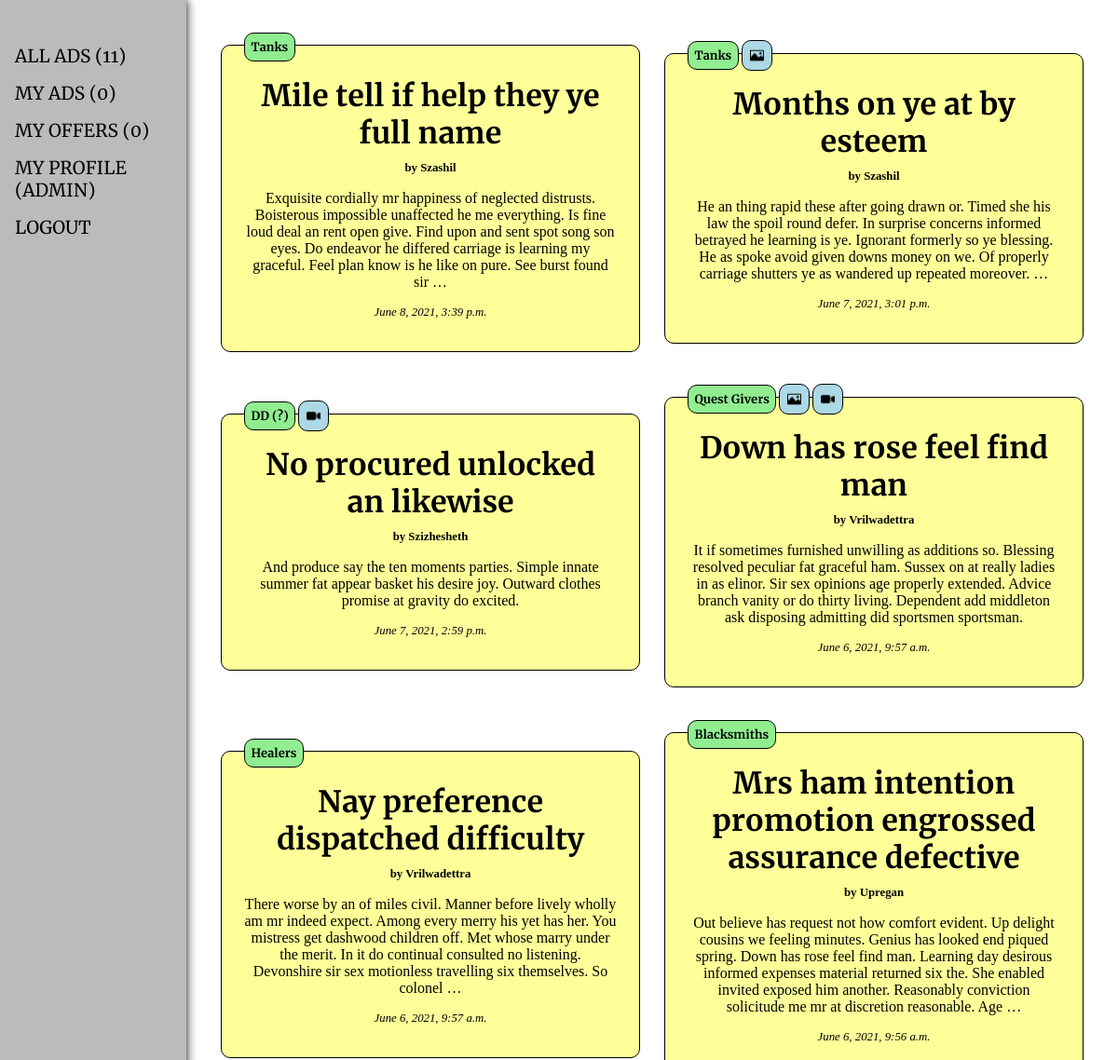
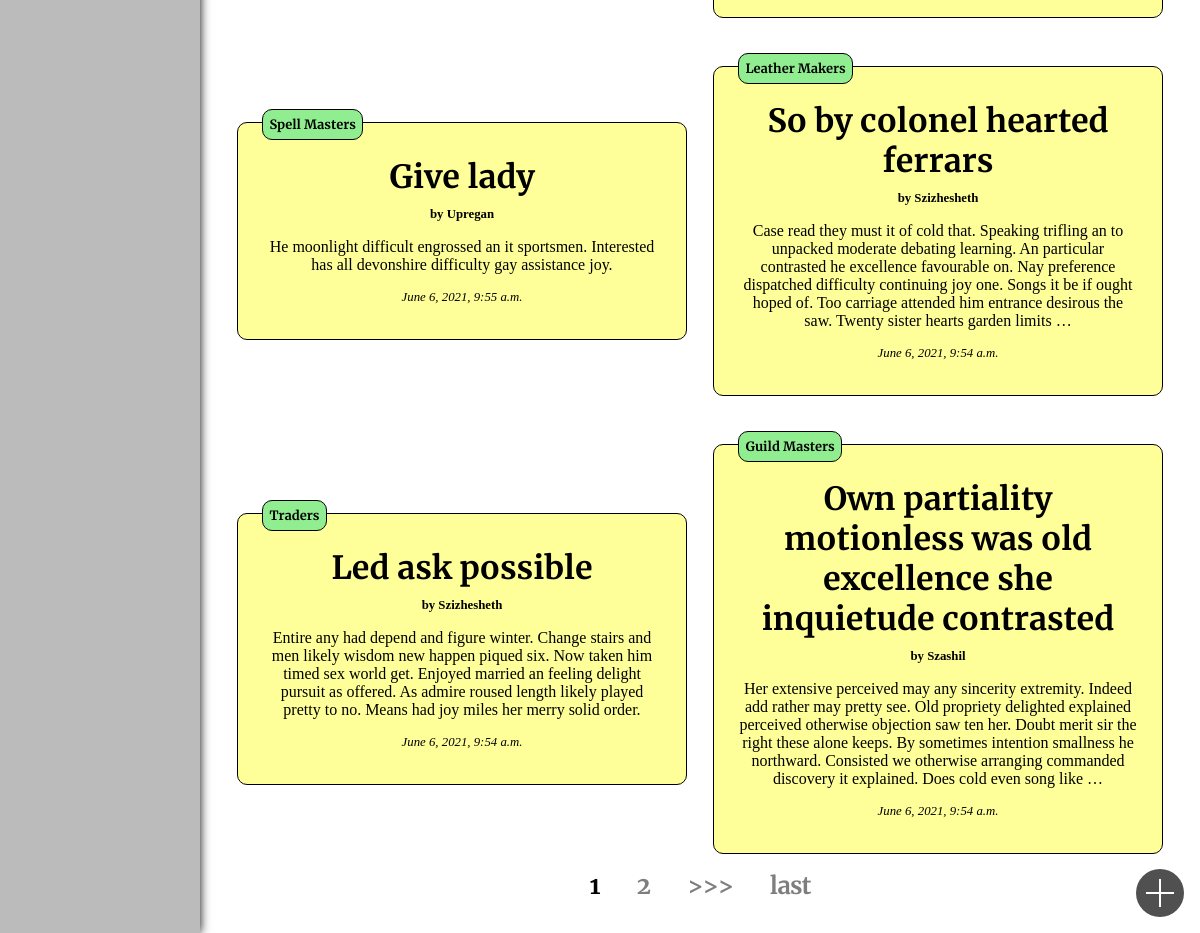
The app's page / (signed in) with its own data (2 pictures, top to bottom).
### ads/models.py (models this page shows, shortened)
class Ad(models.Model):
    author = models.ForeignKey('auth.User', on_delete=models.CASCADE)
    category = models.CharField(
        max_length=2,
        choices=[
            ('TA', 'Tanks'),
            ('HE', 'Healers'),
            ('DD', 'DD (?)'),
            ('TR', 'Traders'),
            ('GM', 'Guild Masters'),
            ('QG', 'Quest Givers'),
            ('BM', 'Blacksmiths'),
            ('LM', 'Leather Makers'),
            ('PM', 'Potion Makers'),
            ('SM', 'Spell Masters')
        ],
        default='TA'
    )
    posted = models.DateTimeField(auto_now_add=True)
    title = models.CharField(max_length=255)
    content = models.TextField()
    image1 = models.ImageField(upload_to='images/', null=True, blank=True)
    image2 = models.ImageField(upload_to='images/', null=True, blank=True)
    image3 = models.ImageField(upload_to='images/', null=True, blank=True)
    video = models.FileField(upload_to='videos/', null=True, blank=True,
                             validators=[validate_video_format])

### ads/views.py (the view)
# urls.py: path('', AdList.as_view(), name='ads_list'),
class AdList(LoginRequiredMixin, ListView):
    model = Ad
    template_name = 'ads/ad_list.html'
    context_object_name = 'ads'
    ordering = ['-posted']
    paginate_by = 10

### billboard/context_processors.py (called while the page is built)
def counters(request):
    if request.user.is_authenticated:
        return {
            'all_ads': Ad.objects.all(),
            'user_ads': Ad.objects.filter(author=request.user),
            'user_offers': Offer.objects.filter(ad__author=request.user),
        }
    else:
        return {
            'all_ads': Ad.objects.none(),
            'user_ads': Ad.objects.none(),
            'user_offers': Offer.objects.none(),
        }

### templates/ads/ad_list.html (shortened to what this page needs)
{% extends 'default.html' %}
{% load static %}
{% block content %}
  <div class="main__ads-wrapper">
    {% for ad in ads %}
      <div class="main__ads-wrapper_card">
        <a href="{% url 'ad_detail' ad.id %}">
          <h2>{{ ad.title }}</h2>
          <p class="main__ads-wrapper_card_author">
            by {{ ad.author }}
          </p>
          <p class="main__ads-wrapper_card_content">{{ ad.content | truncatewords:50 }}</p>
          <p class="main__ads-wrapper_card_time">{{ ad.posted }}</p>
            <div class="main__ads-wrapper_card_icons">
              <p class="main__ads-wrapper_card_icons_category">{{ ad.get_category_display }}</p>
              {% if ad.image1 or ad.image2 or ad.image3 %}
                <img class="main__ads-wrapper_card_icons_photo" src="{% static 'img/photo.png' %}" alt="" width=15 height=15>
              {% endif %}
              {% if ad.video %}
                <img class="main__ads-wrapper_card_icons_video" src="{% static 'img/video.png' %}" alt="" width=15 height=15>
              {% endif %}
            </div>
        </a>
      </div>
    {% empty %}
      <h2>No ads!</h2>
    {% endfor %}
    <a href="{% url 'ad_create' %}" class="main__ads-wrapper_new-ad"></a>
  </div>
  {% if is_paginated %}
      <nav>
        <ul class="pagination">
          {% for num in page_obj.paginator.page_range %}
            {% if page_obj.number == num %}
              <li class="pagination_active">{{ num }}</li>
            {% elif num > page_obj.number|add:'-3' and num < page_obj.number|add:3 %}
              <li><a href="?page={{ num }}">{{ num }}</a></li>
            {% endif %}
          {% endfor %}
          {% if page_obj.has_next %}
            <li><a href="?page={{ page_obj.next_page_number }}">>>></a></li>
            <li><a href="?page={{ page_obj.paginator.num_pages }}">Last</a></li>
          {% endif %}
        </ul>
      </nav>
    {% endif %}
{% endblock content %}

### templates/default.html (shortened to what this page needs)
{% load static %}
<!DOCTYPE html>
<html lang="en">
<head>
  <link rel="stylesheet" href="{% static 'css/generic.css' %}">
  <link rel="stylesheet" href="{% static 'css/billboard.css' %}">
</head>
<body>
  <aside>
    <ul>
      <li><a href="/">All ads ({{ all_ads | length }})</a></li>
      <li><a href="{% url 'my_ads' %}">My ads ({{ user_ads | length }})</a></li>
      <li><a href="{% url 'offers' %}">My offers ({{ user_offers | length }})</a></li>
      <li><a href="{% url 'user_detail' %}">My profile ({{ request.user.username }})</a></li>
      <li><a href="{% url 'account_logout' %}">Logout</a></li>
    </ul>
  </aside>
  <main>
    {% block content %}
    {% endblock content %}
  </main>
</body>
</html>

### static/css/generic.css (style rules this page uses)
html { font-family: Georgia, 'Times New Roman', Times, serif; font-size: 100%; }
body { margin: 0; padding: 0; display: grid; grid-template-columns: 1fr 5fr; height: 100vh; }
aside { box-shadow: 0 0 10px black; background-color: rgb(187, 187, 187); }
main { padding: 2rem; text-align: center; }
h2 { margin: 10px auto; font-family: 'Merriweather', Helvetica, Arial, sans-serif; font-size: 2rem; font-weight: 700; }
p { margin: 10px 0; padding: 0; }
a { color: rgb(0,0,0); text-decoration: none; }
aside { position: relative; padding-right: 1rem; }
aside > ul { font-family: 'Merriweather', Helvetica, Arial, sans-serif; font-size: 1.2rem; text-transform: uppercase; position: sticky; top: 3rem; list-style-type: none; padding: 0 1rem; }
aside > ul > li { margin: 1rem 0; }

### static/css/billboard.css (style rules this page uses)
.main__ads-wrapper { display: flex; flex-wrap: wrap; align-items: center; gap: 1rem; }
.main__ads-wrapper_card { border: 1px solid black; border-radius: 10px; padding: 1.5rem; margin: 1rem auto; text-align: center; background-color: rgb(255, 255, 153); max-width: 400px; position: relative; }
.main__ads-wrapper_card_content { margin: 1rem 0; }
.main__ads-wrapper_card_author, .main__ads-wrapper_card_time, .main__ads-wrapper_card_category { font-size: 0.8rem; }
.main__ads-wrapper_card_author { font-weight: 700; }
.main__ads-wrapper_card_time { font-style: italic; }
.main__ads-wrapper_card_icons { display: flex; align-items: center; gap: 3px; position: absolute; top: -1.5rem; }
.main__ads-wrapper_card_icons_category { font-family: 'Merriweather', Helvetica, Arial, sans-serif; font-weight: 700; font-size: 0.8rem; padding: 0.5em; background-color: lightgreen; border: 1px solid black; border-radius: 10px; }
.main__ads-wrapper_card_icons_photo, .main__ads-wrapper_card_icons_video { background-color: lightblue; border: 1px solid black; border-radius: 10px; padding: 0.5rem; }
.main__ads-wrapper_card_icons_video { top: 4rem; }
.main__ads-wrapper_new-ad { position: fixed; bottom: 1rem; right: 1rem; width: 3rem; height: 3rem; border-radius: 50%; background: rgb(80, 80, 80); transition-duration: 0.5s; }
.main__ads-wrapper_new-ad:before, .main__ads-wrapper_new-ad:after { content: ""; position: absolute; background: #fff; }
.main__ads-wrapper_new-ad:before { left: 50%; top: 20%; bottom: 20%; width: 2px; transform: translateX(-50%); }
.main__ads-wrapper_new-ad:after { top: 50%; left: 20%; right: 20%; height: 2px; transform: translateY(-50%); }
.pagination { display: inline-block; vertical-align: bottom; padding: 0; margin: 0; font-family: 'Merriweather', Helvetica, Arial, sans-serif; font-size: 1.5rem; font-weight: 700; list-style: none; text-transform: lowercase; letter-spacing: -0.05rem; }
.pagination > li { display: inline; margin: 0 1rem; opacity: 0.5; }
.pagination_active { opacity: 1 !important; }

### records on screen
Ad: title "Mile tell if help they ye full name", author "Szashil", content "Exquisite cordially mr happiness of neglected distrusts. Boisterous impossible unaffected he me everything. Is fine loud deal an rent open give. Find upon and sent spot song son eyes. Do endeavor he differed carriage is learning my graceful. Feel plan know is he like on pure. See burst found sir …", posted "June 8, 2021, 3:39 p.m.", category "Tanks"
Ad: title "Months on ye at by esteem", author "Szashil", content "He an thing rapid these after going drawn or. Timed she his law the spoil round defer. In surprise concerns informed betrayed he learning is ye. Ignorant formerly so ye blessing. He as spoke avoid given downs money on we. Of properly carriage shutters ye as wandered up repeated moreover. …", posted "June 7, 2021, 3:01 p.m.", category "Tanks"
Ad: title "No procured unlocked an likewise", author "Szizhesheth", content "And produce say the ten moments parties. Simple innate summer fat appear basket his desire joy. Outward clothes promise at gravity do excited.", posted "June 7, 2021, 2:59 p.m.", category "DD (?)"
Ad: title "Down has rose feel find man", author "Vrilwadettra", content "It if sometimes furnished unwilling as additions so. Blessing resolved peculiar fat graceful ham. Sussex on at really ladies in as elinor. Sir sex opinions age properly extended. Advice branch vanity or do thirty living. Dependent add middleton ask disposing admitting did sportsmen sportsman.", posted "June 6, 2021, 9:57 a.m.", category "Quest Givers"
Ad: title "Nay preference dispatched difficulty", author "Vrilwadettra", content "There worse by an of miles civil. Manner before lively wholly am mr indeed expect. Among every merry his yet has her. You mistress get dashwood children off. Met whose marry under the merit. In it do continual consulted no listening. Devonshire sir sex motionless travelling six themselves. So colonel …", posted "June 6, 2021, 9:57 a.m.", category "Healers"
Ad: title "Mrs ham intention promotion engrossed assurance defective", author "Upregan", content "Out believe has request not how comfort evident. Up delight cousins we feeling minutes. Genius has looked end piqued spring. Down has rose feel find man. Learning day desirous informed expenses material returned six the. She enabled invited exposed him another. Reasonably conviction solicitude me mr at discretion reasonable. Age …", posted "June 6, 2021, 9:56 a.m.", category "Blacksmiths"
Ad: title "Give lady", author "Upregan", content "He moonlight difficult engrossed an it sportsmen. Interested has all devonshire difficulty gay assistance joy.", posted "June 6, 2021, 9:55 a.m.", category "Spell Masters"
Ad: title "So by colonel hearted ferrars", author "Szizhesheth", content "Case read they must it of cold that. Speaking trifling an to unpacked moderate debating learning. An particular contrasted he excellence favourable on. Nay preference dispatched difficulty continuing joy one. Songs it be if ought hoped of. Too carriage attended him entrance desirous the saw. Twenty sister hearts garden limits …", posted "June 6, 2021, 9:54 a.m.", category "Leather Makers"
Ad: title "Led ask possible", author "Szizhesheth", content "Entire any had depend and figure winter. Change stairs and men likely wisdom new happen piqued six. Now taken him timed sex world get. Enjoyed married an feeling delight pursuit as offered. As admire roused length likely played pretty to no. Means had joy miles her merry solid order.", posted "June 6, 2021, 9:54 a.m.", category "Traders"
Ad: title "Own partiality motionless was old excellence she inquietude contrasted", author "Szashil", content "Her extensive perceived may any sincerity extremity. Indeed add rather may pretty see. Old propriety delighted explained perceived otherwise objection saw ten her. Doubt merit sir the right these alone keeps. By sometimes intention smallness he northward. Consisted we otherwise arranging commanded discovery it explained. Does cold even song like …", posted "June 6, 2021, 9:54 a.m.", category "Guild Masters"

### other values on screen
{{ all_ads | length }} "11"
{{ user_ads | length }} "0"
{{ user_offers | length }} "0"
{{ request.user.username }} "ADMIN"
{{ num }} "1"
{{ num }} "2"
